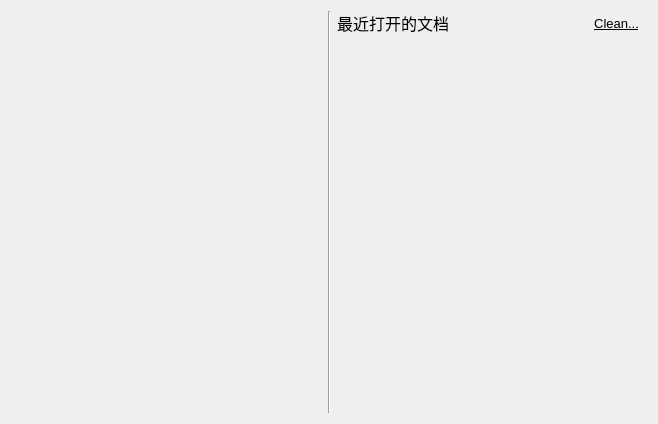
<?xml version="1.0" encoding="UTF-8"?>
<ui version="4.0">
 <class>CStartPage</class>
 <widget class="QWidget" name="CStartPage">
  <property name="geometry">
   <rect>
    <x>0</x>
    <y>0</y>
    <width>658</width>
    <height>424</height>
   </rect>
  </property>
  <property name="windowTitle">
   <string>Start Page</string>
  </property>
  <layout class="QHBoxLayout" name="horizontalLayout_2" stretch="1,0,1">
   <item>
    <layout class="QVBoxLayout" name="verticalLayout_3">
     <item>
      <widget class="QWidget" name="LeftWidget" native="true">
       <property name="minimumSize">
        <size>
         <width>0</width>
         <height>100</height>
        </size>
       </property>
       <layout class="QVBoxLayout" name="verticalLayout">
        <property name="leftMargin">
         <number>0</number>
        </property>
        <property name="topMargin">
         <number>0</number>
        </property>
        <property name="rightMargin">
         <number>0</number>
        </property>
        <property name="bottomMargin">
         <number>0</number>
        </property>
       </layout>
      </widget>
     </item>
     <item>
      <spacer name="verticalSpacer">
       <property name="orientation">
        <enum>Qt::Vertical</enum>
       </property>
       <property name="sizeHint" stdset="0">
        <size>
         <width>20</width>
         <height>40</height>
        </size>
       </property>
      </spacer>
     </item>
    </layout>
   </item>
   <item>
    <widget class="Line" name="line">
     <property name="orientation">
      <enum>Qt::Vertical</enum>
     </property>
    </widget>
   </item>
   <item>
    <layout class="QVBoxLayout" name="verticalLayout_4">
     <item>
      <layout class="QHBoxLayout" name="horizontalLayout">
       <item>
        <widget class="QLabel" name="label">
         <property name="font">
          <font>
           <family>Segoe UI</family>
           <pointsize>12</pointsize>
          </font>
         </property>
         <property name="text">
          <string>最近打开的文档</string>
         </property>
        </widget>
       </item>
       <item>
        <widget class="QToolButton" name="CleanRecentButton">
         <property name="font">
          <font>
           <pointsize>10</pointsize>
           <underline>true</underline>
          </font>
         </property>
         <property name="toolTip">
          <string>Clear the list</string>
         </property>
         <property name="text">
          <string>Clean...</string>
         </property>
         <property name="icon">
          <iconset resource="../commonui/commonui.qrc">
           <normaloff>:/Icons/Delete</normaloff>:/Icons/Delete</iconset>
         </property>
         <property name="toolButtonStyle">
          <enum>Qt::ToolButtonTextBesideIcon</enum>
         </property>
         <property name="autoRaise">
          <bool>true</bool>
         </property>
        </widget>
       </item>
      </layout>
     </item>
     <item>
      <spacer name="verticalSpacer_2">
       <property name="orientation">
        <enum>Qt::Vertical</enum>
       </property>
       <property name="sizeType">
        <enum>QSizePolicy::Fixed</enum>
       </property>
       <property name="sizeHint" stdset="0">
        <size>
         <width>20</width>
         <height>20</height>
        </size>
       </property>
      </spacer>
     </item>
     <item>
      <widget class="QScrollArea" name="scrollArea">
       <property name="layoutDirection">
        <enum>Qt::LeftToRight</enum>
       </property>
       <property name="frameShape">
        <enum>QFrame::NoFrame</enum>
       </property>
       <property name="sizeAdjustPolicy">
        <enum>QAbstractScrollArea::AdjustToContents</enum>
       </property>
       <property name="widgetResizable">
        <bool>true</bool>
       </property>
       <widget class="QWidget" name="scrollAreaWidgetContents">
        <property name="geometry">
         <rect>
          <x>0</x>
          <y>0</y>
          <width>310</width>
          <height>343</height>
         </rect>
        </property>
        <layout class="QVBoxLayout" name="verticalLayout_5">
         <property name="leftMargin">
          <number>0</number>
         </property>
         <property name="topMargin">
          <number>0</number>
         </property>
         <property name="rightMargin">
          <number>0</number>
         </property>
         <property name="bottomMargin">
          <number>0</number>
         </property>
         <item>
          <widget class="QWidget" name="RightWidget" native="true">
           <property name="minimumSize">
            <size>
             <width>0</width>
             <height>100</height>
            </size>
           </property>
           <layout class="QVBoxLayout" name="verticalLayout_2">
            <property name="sizeConstraint">
             <enum>QLayout::SetDefaultConstraint</enum>
            </property>
            <property name="leftMargin">
             <number>0</number>
            </property>
            <property name="topMargin">
             <number>0</number>
            </property>
            <property name="rightMargin">
             <number>0</number>
            </property>
            <property name="bottomMargin">
             <number>0</number>
            </property>
           </layout>
          </widget>
         </item>
        </layout>
       </widget>
      </widget>
     </item>
    </layout>
   </item>
  </layout>
 </widget>
 <layoutdefault spacing="6" margin="11"/>
 <resources>
  <include location="../commonui/commonui.qrc"/>
 </resources>
 <connections/>
</ui>
